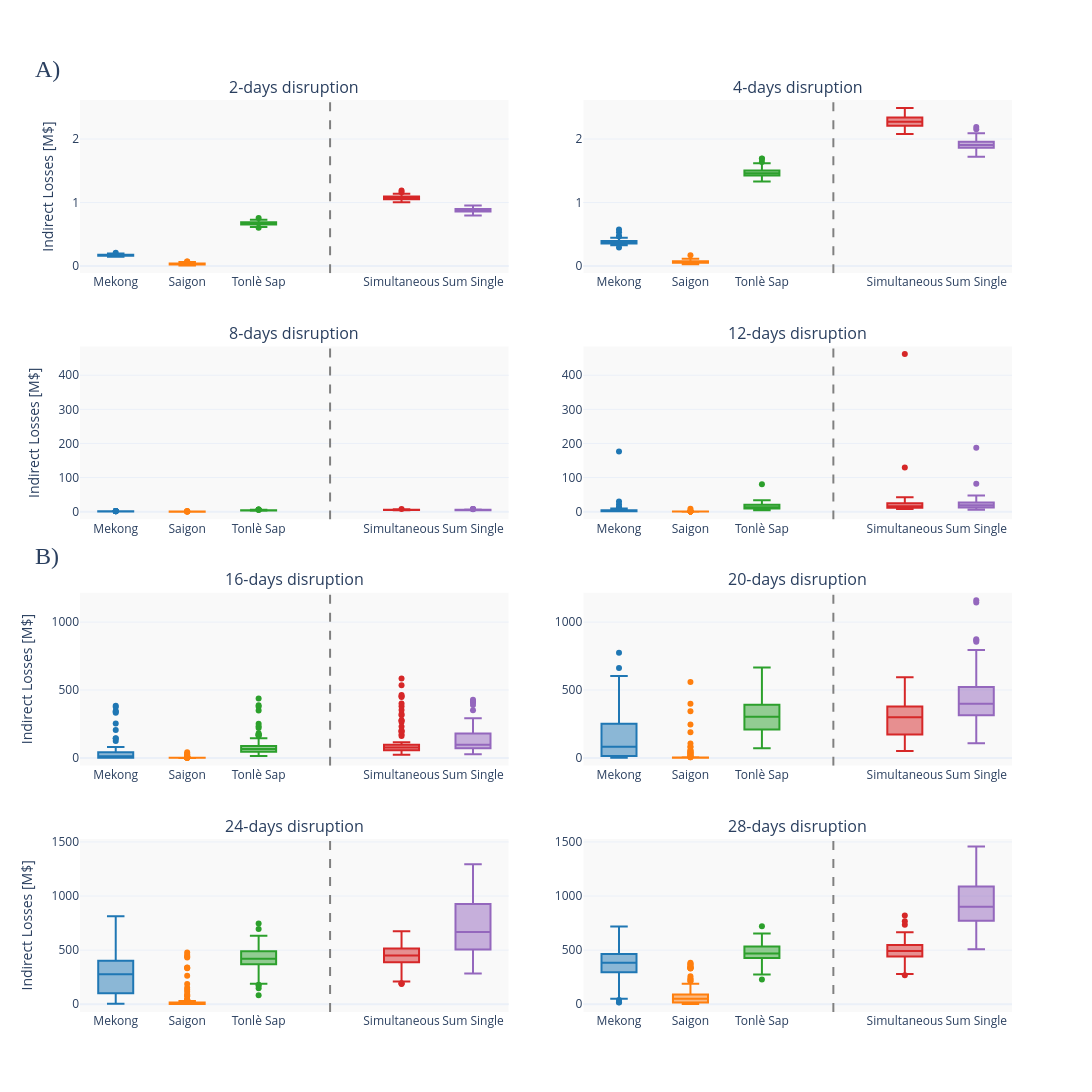

Notebook code cell kept with this figure:
### Markdown cell above
### Single basins vs Multi-basins (multiple durations)

### Code cell
fig = make_subplots(
    rows=4, cols=2,
    subplot_titles=[f'{d}-days disruption' for d in short_durations] + [f'{d}-days disruption' for d in long_durations],
    vertical_spacing=0.08,
    horizontal_spacing=0.08
)

single_scenarios = ['single_basin_mekong', 'single_basin_saigon', 'single_basin_tonle_sap']
x_labels = ['Mekong', 'Saigon', 'Tonlè Sap', '', 'Simultaneous', 'Sum Single']

# Panel A positions (rows 1-2): Short durations
panel_a_positions = [(1, 1), (1, 2), (2, 1), (2, 2)]
y_data_upper_a, y_data_lower_a = [], []

for idx, duration in enumerate(short_durations):
    row, col = panel_a_positions[idx]
    duration_data = df1_filtered[df1_filtered['duration'] == duration]
    x_pos = 0

    for scenario in single_scenarios:
        scenario_data = duration_data[duration_data['simulation_name'] == scenario]['household_loss']
        if len(scenario_data) > 0:
            fig.add_trace(
                go.Box(
                    y=scenario_data,
                    marker_color=colors[scenario],
                    showlegend=False,
                    boxpoints='outliers',
                    offsetgroup=x_pos,
                    x0=x_pos
                ),
                row=row, col=col
            )
            (y_data_upper_a if idx < 2 else y_data_lower_a).extend(scenario_data.values)
            x_pos += 1

    x_pos += 1  # Skip for dashed line

    cascading_data = duration_data[duration_data['simulation_name'] == 'cascading_hazards_0d']['household_loss']
    if len(cascading_data) > 0:
        fig.add_trace(
            go.Box(
                y=cascading_data,
                marker_color=colors['cascading_hazards_0d'],
                showlegend=False,
                boxpoints='outliers',
                offsetgroup=x_pos,
                x0=x_pos
            ),
            row=row, col=col
        )
        (y_data_upper_a if idx < 2 else y_data_lower_a).extend(cascading_data.values)
        x_pos += 1

    sum_data = calculate_sum_single_basins(df1_filtered, duration, single_scenarios)
    if not sum_data.empty:
        fig.add_trace(
            go.Box(
                y=sum_data.values,
                marker_color=colors['sum_single_basins'],
                showlegend=False,
                boxpoints='outliers',
                offsetgroup=x_pos,
                x0=x_pos
            ),
            row=row, col=col
        )
        (y_data_upper_a if idx < 2 else y_data_lower_a).extend(sum_data.values)

# Panel B positions (rows 3-4): Long durations
panel_b_positions = [(3, 1), (3, 2), (4, 1), (4, 2)]
y_data_upper_b, y_data_lower_b = [], []

for idx, duration in enumerate(long_durations):
    row, col = panel_b_positions[idx]
    duration_data = df2_filtered[df2_filtered['duration'] == duration]
    x_pos = 0

    for scenario in single_scenarios:
        scenario_data = duration_data[duration_data['simulation_name'] == scenario]['household_loss']
        if len(scenario_data) > 0:
            fig.add_trace(
                go.Box(
                    y=scenario_data,
                    marker_color=colors[scenario],
                    showlegend=False,
                    boxpoints='outliers',
                    offsetgroup=x_pos,
                    x0=x_pos
                ),
                row=row, col=col
            )
            (y_data_upper_b if idx < 2 else y_data_lower_b).extend(scenario_data.values)
            x_pos += 1

    x_pos += 1  # Skip for dashed line

    cascading_data = duration_data[duration_data['simulation_name'] == 'cascading_hazards_0d']['household_loss']
    if len(cascading_data) > 0:
        fig.add_trace(
            go.Box(
                y=cascading_data,
                marker_color=colors['cascading_hazards_0d'],
                showlegend=False,
                boxpoints='outliers',
                offsetgroup=x_pos,
                x0=x_pos
            ),
            row=row, col=col
        )
        (y_data_upper_b if idx < 2 else y_data_lower_b).extend(cascading_data.values)
        x_pos += 1

    sum_data = calculate_sum_single_basins(df2_filtered, duration, single_scenarios)
    if not sum_data.empty:
        fig.add_trace(
            go.Box(
                y=sum_data.values,
                marker_color=colors['sum_single_basins'],
                showlegend=False,
                boxpoints='outliers',
                offsetgroup=x_pos,
                x0=x_pos
            ),
            row=row, col=col
        )
        (y_data_upper_b if idx < 2 else y_data_lower_b).extend(sum_data.values)

# Calculate y-ranges
upper_range_a = _yrange(np.array(y_data_upper_a))
lower_range_a = _yrange(np.array(y_data_lower_a))
upper_range_b = _yrange(np.array(y_data_upper_b))
lower_range_b = _yrange(np.array(y_data_lower_b))

# Panel A: Update axes and add backgrounds + dashed separator
for idx in range(4):
    row, col = panel_a_positions[idx]
    y_range = upper_range_a if idx < 2 else lower_range_a

    fig.add_shape(
        type="rect",
        x0=-0.5, y0=y_range[0],
        x1=5.5, y1=y_range[1],
        fillcolor="lightgrey",
        opacity=0.15,
        layer="below",
        line_width=0,
        row=row, col=col
    )

    fig.add_shape(
        type="line",
        x0=3, y0=y_range[0],
        x1=3, y1=y_range[1],
        line=dict(color="gray", width=2, dash="dash"),
        row=row, col=col
    )

    fig.update_xaxes(tickvals=[0, 1, 2, 3, 4, 5], ticktext=x_labels, row=row, col=col)
    fig.update_yaxes(range=y_range, row=row, col=col)
    if col == 1:
        fig.update_yaxes(title_text='Indirect Losses [M$]', row=row, col=col)

# Panel B: Update axes and add backgrounds + dashed separator
for idx in range(4):
    row, col = panel_b_positions[idx]
    y_range = upper_range_b if idx < 2 else lower_range_b

    fig.add_shape(
        type="rect",
        x0=-0.5, y0=y_range[0],
        x1=5.5, y1=y_range[1],
        fillcolor="lightgrey",
        opacity=0.15,
        layer="below",
        line_width=0,
        row=row, col=col
    )

    fig.add_shape(
        type="line",
        x0=3, y0=y_range[0],
        x1=3, y1=y_range[1],
        line=dict(color="gray", width=2, dash="dash"),
        row=row, col=col
    )

    fig.update_xaxes(tickvals=[0, 1, 2, 3, 4, 5], ticktext=x_labels, row=row, col=col)
    fig.update_yaxes(range=y_range, row=row, col=col)
    if col == 1:
        fig.update_yaxes(title_text='Indirect Losses [M$]', row=row, col=col)

# Add A) and B) panel labels
fig.add_annotation(
    text="A)",
    xref="paper", yref="paper",
    x=-0.05, y=1.05,
    showarrow=False,
    font=dict(size=24, family="Arial Black"),
    xanchor='left'
)

fig.add_annotation(
    text="B)",
    xref="paper", yref="paper",
    x=-0.05, y=0.5,
    showarrow=False,
    font=dict(size=24, family="Arial Black"),
    xanchor='left'
)

fig.update_layout(
    height=1800,
    width=1400,
    showlegend=False,
    template='plotly_white'
)

save_plotly(fig, 'fig_singlevsmulti_merge_with_outliers')
fig.show()
